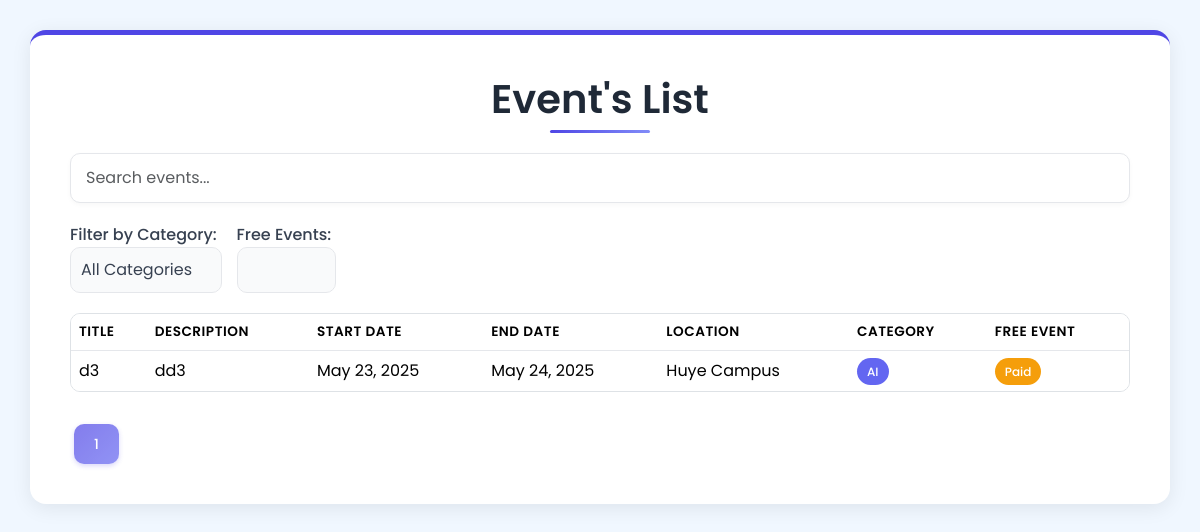
Screenshot of /events/ with the database file from the repository.
### event_app/models.py (models this page shows, shortened)
class Event_management(models.Model):
    CAMPUS_CHOICES = [
        ('Nyarugenge Campus', 'Nyarugenge Campus: College of Science and Technology (CST)'),
        ('Gikondo Campus', 'Gikondo Campus: College of Business and Economics (CBE)'),
        ('Remera Campus', 'Remera Campus: College of Medicine and Health Sciences (CMHS)'),
        ('Huye Campus', 'Huye Campus'),
        ('Busogo Campus', 'Busogo Campus: College of Agriculture, Animal Sciences and Veterinary Medicine (CAVM)'),
        ('Nyagatare Campus', 'Nyagatare Campus'),
        ('Rukara Campus', 'Rukara Campus: College of Education (CE)'),
        ('Rusizi Campus', 'Rusizi Campus'),
        ('Rwamagana Campus', 'Rwamagana Campus'),
        ('Rubirizi Campus', 'Rubirizi Campus'),
        ('Nyamishaba Campus', 'Nyamishaba Campus'),
        ('Kicukiro Campus', 'Kicukiro Campus'),
        ('Kavumu Campus', 'Kavumu Campus'),
        ('Tumba Campus', 'Tumba Campus'),
    ]
    title = models.CharField(max_length=100)
    description = models.TextField()
    start_date = models.DateField()
    end_date = models.DateField()
    location = models.CharField(
        max_length=100,
        choices=CAMPUS_CHOICES,
        default='Nyarugenge Campus',
        verbose_name="Event Location (Campus)"
    )
    category = models.ForeignKey(Category, on_delete=models.CASCADE)
    is_free = models.BooleanField(default=True)
    price = models.DecimalField(max_digits=8, decimal_places=2, default=0.00)
    image = models.ImageField(upload_to='events/', blank=True, null=True)
    available_tickets = models.PositiveIntegerField(default=0)

class Category(models.Model):
   name = models.CharField(max_length=50)
   def __str__(self):
        return self.name

### event_app/views.py (the view)
# urls.py: path('events/', views.events_list, name='events_list'),
def events_list(request):
    events = Event_management.objects.all()
    return render(request, 'event.html', {'events': events})

### event_app/templates/event.html (shortened to what this page needs)
<!DOCTYPE html>
<html lang="en">
<head>
    <link href="https://cdn.jsdelivr.net/npm/bootstrap@5.3.3/dist/css/bootstrap.min.css" rel="stylesheet">
</head>
<body>
    <div class="container card-style">
        <h1>Event's List</h1>
        <input type="text" class="form-control" id="searchInput" placeholder="Search events...">
        <div class="filter-section">
            <div>
                <label for="categoryFilter">Filter by Category:</label>
                <select class="form-control" id="categoryFilter">
                    <option value="">All Categories</option>
                </select>
            </div>
            <div>
                <label for="freeEventFilter">Free Events:</label>
                <select class="form-control" id="freeEventFilter">
                </select>
            </div>
        </div>
        <div class="table-responsive mt-3">
            <table class="table table-hover" id="eventsTable">
                <thead>
                    <tr>
                        <th>Title</th>
                        <th>Description</th>
                        <th>Start Date</th>
                        <th>End Date</th>
                        <th>Location</th>
                        <th>Category</th>
                        <th>Free Event</th>
                    </tr>
                </thead>
                <tbody id="tableBody">
                    {% for event in events %}
                    <tr data-category="{{ event.category }}" data-is-free="{{ event.is_free }}">
                        <td>{{ event.title }}</td>
                        <td>{{ event.description }}</td>
                        <td>{{ event.start_date }}</td>
                        <td>{{ event.end_date }}</td>
                        <td>{{ event.location }}</td>
                        <td><span class="badge-category">{{ event.category }}</span></td>
                        <td>
                            {% if event.is_free == "true" %}
                            <span class="badge-free">Free</span>
                            {% else %}
                            <span class="badge-paid">Paid</span>
                            {% endif %}
                        </td>
                    </tr>
                    {% endfor %}
                </tbody>
            </table>
        </div>
        <div class="text-center mt-3 pagination" id="paginationControls"></div>
    </div>
</body>
</html>

### event_app/templates/event.html (style rules this page uses)
body { font-family: 'Poppins', sans-serif; background-color: #f0f7ff; color: #1f2937; padding: 30px; }
h1 { text-align: center; color: #1f2937; font-weight: 600; margin-bottom: 30px; position: relative; }
h1::after { content: ''; position: absolute; bottom: -10px; left: 50%; transform: translateX(-50%); width: 100px; height: 3px; background: linear-gradient(90deg, #4f46e5, #818cf8); border-radius: 3px; }
.card-style { background-color: #ffffff; border-radius: 16px; padding: 2.5rem; box-shadow: 0 4px 20px rgba(0, 0, 0, 0.08); border-top: 5px solid #4f46e5; }
#searchInput { margin-bottom: 20px; border-radius: 10px; border: 1px solid #e5e7eb; padding: 12px 15px; box-shadow: 0 2px 5px rgba(0, 0, 0, 0.03); transition: all 0.3s ease; }
.filter-section { display: flex; gap: 15px; margin-bottom: 20px; align-items: center; flex-wrap: wrap; }
.filter-section label { font-weight: 500; color: #374151; margin-right: 5px; }
.filter-section select { border-radius: 10px; border: 1px solid #e5e7eb; padding: 10px; color: #374151; background-color: #f9fafb; transition: all 0.3s ease; }
table { border-radius: 10px; overflow: hidden; border-collapse: separate; border-spacing: 0; border: 1px solid #e5e7eb; }
table th { background-color: #f9fafb; color: #374151; font-weight: 600; padding: 15px 10px; text-transform: uppercase; font-size: 0.85rem; letter-spacing: 0.5px; border-bottom: 2px solid #e5e7eb; }
table td { vertical-align: middle; padding: 12px 10px; border-bottom: 1px solid #e5e7eb; }
table tr:last-child td { border-bottom: none; }
.pagination { margin-top: 25px; }
.badge-paid { background-color: #f59e0b; color: white; padding: 5px 10px; border-radius: 20px; font-size: 0.75rem; font-weight: 500; }
.badge-category { background-color: #6366f1; color: white; padding: 5px 10px; border-radius: 20px; font-size: 0.75rem; font-weight: 500; }

### rows the page displays
Event_management: title "d3", description "dd3", start_date "May 23, 2025", end_date "May 24, 2025", location "Huye Campus", category "AI", is_free "Paid"
